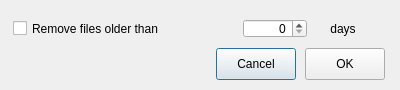
<?xml version="1.0" encoding="UTF-8"?>
<ui version="4.0">
 <class>LocalCleanScheduler</class>
 <widget class="QDialog" name="LocalCleanScheduler">
  <property name="geometry">
   <rect>
    <x>0</x>
    <y>0</y>
    <width>400</width>
    <height>90</height>
   </rect>
  </property>
  <property name="minimumSize">
   <size>
    <width>400</width>
    <height>90</height>
   </size>
  </property>
  <property name="maximumSize">
   <size>
    <width>400</width>
    <height>97</height>
   </size>
  </property>
  <property name="windowTitle">
   <string>%1 cleaning scheduler</string>
  </property>
  <layout class="QVBoxLayout" name="verticalLayout">
   <property name="spacing">
    <number>-1</number>
   </property>
   <property name="leftMargin">
    <number>13</number>
   </property>
   <property name="topMargin">
    <number>15</number>
   </property>
   <property name="rightMargin">
    <number>15</number>
   </property>
   <property name="bottomMargin">
    <number>10</number>
   </property>
   <item>
    <widget class="QWidget" name="widget" native="true">
     <property name="sizePolicy">
      <sizepolicy hsizetype="Preferred" vsizetype="Preferred">
       <horstretch>0</horstretch>
       <verstretch>0</verstretch>
      </sizepolicy>
     </property>
     <layout class="QHBoxLayout" name="horizontalLayout_3">
      <property name="leftMargin">
       <number>0</number>
      </property>
      <property name="topMargin">
       <number>0</number>
      </property>
      <property name="rightMargin">
       <number>6</number>
      </property>
      <property name="bottomMargin">
       <number>0</number>
      </property>
      <item>
       <widget class="QCheckBox" name="cRemoveFilesOlderThan">
        <property name="minimumSize">
         <size>
          <width>210</width>
          <height>19</height>
         </size>
        </property>
        <property name="maximumSize">
         <size>
          <width>210</width>
          <height>19</height>
         </size>
        </property>
        <property name="text">
         <string>Remove files older than</string>
        </property>
       </widget>
      </item>
      <item>
       <layout class="QHBoxLayout" name="horizontalLayout">
        <property name="spacing">
         <number>0</number>
        </property>
        <property name="leftMargin">
         <number>14</number>
        </property>
        <item>
         <widget class="QSpinBox" name="eNumberDays">
          <property name="minimumSize">
           <size>
            <width>64</width>
            <height>19</height>
           </size>
          </property>
          <property name="maximumSize">
           <size>
            <width>64</width>
            <height>19</height>
           </size>
          </property>
          <property name="alignment">
           <set>Qt::AlignRight|Qt::AlignTrailing|Qt::AlignVCenter</set>
          </property>
          <property name="minimum">
           <number>0</number>
          </property>
         </widget>
        </item>
        <item>
         <widget class="QLabel" name="lDays">
          <property name="minimumSize">
           <size>
            <width>50</width>
            <height>19</height>
           </size>
          </property>
          <property name="maximumSize">
           <size>
            <width>16777215</width>
            <height>19</height>
           </size>
          </property>
          <property name="styleSheet">
           <string notr="true">font-style: normal;</string>
          </property>
          <property name="text">
           <string>days</string>
          </property>
          <property name="alignment">
           <set>Qt::AlignCenter</set>
          </property>
         </widget>
        </item>
       </layout>
      </item>
     </layout>
    </widget>
   </item>
   <item>
    <widget class="QWidget" name="bLayout" native="true">
     <property name="minimumSize">
      <size>
       <width>0</width>
       <height>0</height>
      </size>
     </property>
     <property name="maximumSize">
      <size>
       <width>16777215</width>
       <height>16777215</height>
      </size>
     </property>
     <property name="styleSheet">
      <string notr="true"/>
     </property>
     <layout class="QHBoxLayout" name="horizontalLayout_2">
      <property name="spacing">
       <number>9</number>
      </property>
      <property name="leftMargin">
       <number>0</number>
      </property>
      <property name="topMargin">
       <number>0</number>
      </property>
      <property name="rightMargin">
       <number>0</number>
      </property>
      <property name="bottomMargin">
       <number>0</number>
      </property>
      <item>
       <spacer name="horizontalSpacer">
        <property name="orientation">
         <enum>Qt::Horizontal</enum>
        </property>
        <property name="sizeHint" stdset="0">
         <size>
          <width>0</width>
          <height>0</height>
         </size>
        </property>
       </spacer>
      </item>
      <item>
       <widget class="QPushButton" name="bCancel">
        <property name="sizePolicy">
         <sizepolicy hsizetype="Minimum" vsizetype="Fixed">
          <horstretch>0</horstretch>
          <verstretch>0</verstretch>
         </sizepolicy>
        </property>
        <property name="minimumSize">
         <size>
          <width>0</width>
          <height>32</height>
         </size>
        </property>
        <property name="text">
         <string>Cancel</string>
        </property>
       </widget>
      </item>
      <item>
       <widget class="QPushButton" name="bOK">
        <property name="minimumSize">
         <size>
          <width>0</width>
          <height>32</height>
         </size>
        </property>
        <property name="maximumSize">
         <size>
          <width>81</width>
          <height>16777215</height>
         </size>
        </property>
        <property name="styleSheet">
         <string notr="true"/>
        </property>
        <property name="text">
         <string>OK</string>
        </property>
       </widget>
      </item>
     </layout>
    </widget>
   </item>
  </layout>
 </widget>
 <resources/>
 <connections/>
</ui>
